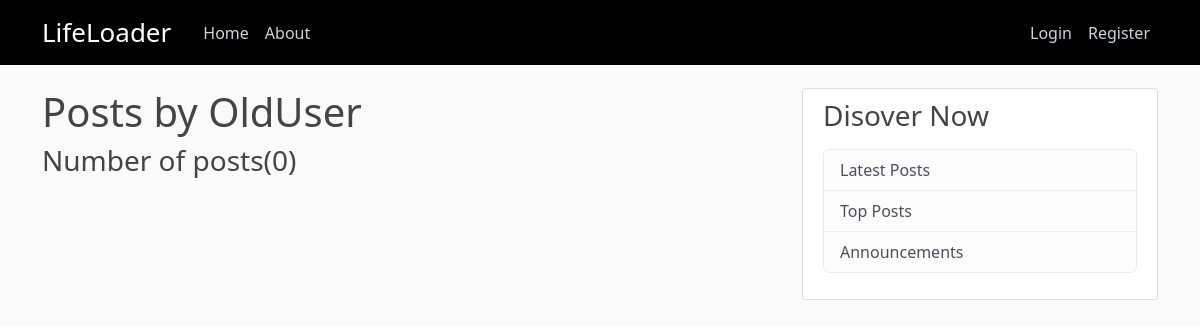
The page /posts/OldUser on the database as committed earlier.
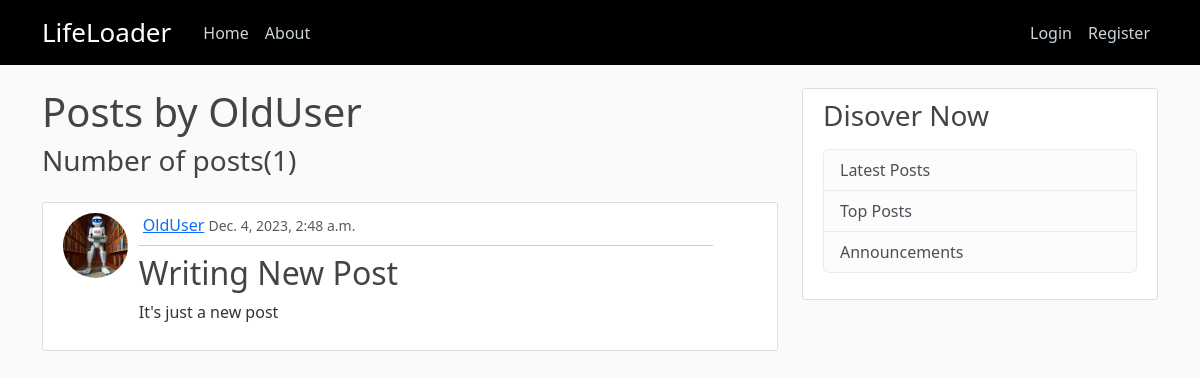
The same page on the database as committed later.
### social_net/models.py (models this page shows, shortened)
class Post(models.Model):
    author = models.ForeignKey(User, on_delete=models.CASCADE)
    title = models.CharField(max_length=150)
    content = models.TextField()
    date_created = models.DateTimeField(default=timezone.now)

### users/models.py (models this page shows, shortened)
class Profile(models.Model):
    user = models.OneToOneField(User, on_delete=models.CASCADE)
    bio = models.TextField(null=True)
    profile_pic = models.ImageField(
        default='default.jpg', upload_to='profile_pics')

### social_net/views.py (the view)
# urls.py: path('posts/<str:username>', views.UserPostListView.as_view(),
class UserPostListView(ListView):
    model = Post
    template_name = 'social_net/user_posts.html'
    context_object_name = 'posts'
    paginate_by = 5
    def get_queryset(self):
        user = get_object_or_404(User, username=self.kwargs['username'])
        return Post.objects.filter(author=user).order_by('-date_created')

### social_net/templates/social_net/user_posts.html (shortened to what this page needs)
{% extends "social_net/base_temp.html" %}
{% block content %}
    <h1>Posts by {{ view.kwargs.username }}</h1>
    <h3 class="mb-4">Number of posts({{ page_obj.paginator.count }})</h3>
    {% for post in posts %}
    <article class="media content-section">
        <div class="row">
            <div class="col-md-1">
                <img class="rounded-circle article-img" src="{{ post.author.profile.profile_pic.url }}" alt="post's author profile picture">
            </div>
            <div class="col-md-10 ms-3">
                <div class="media-body">
                    <div class="d-flex justify-content-between align-items-center">
                        <div>
                            <a class="ms-1" href="{% url 'LifeLoader-view_profile' post.author %}">{{ post.author }}</a>
                            <small class="text-muted">{{ post.date_created }}</small>
                        </div>
                    </div>
                    <hr class="my-2">
                    <h2><a class="article-title" href="{% url 'LifeLoader-post_detail' post.id %}">{{ post.title }}</a></h2>
                    <p class="article-content">{{ post.content }}</p>
                </div>
            </div>
        </div>
    </article>
    {% endfor %}
{% endblock content %}

Rows that differ between the two databases and show on the page:
added Post: author.profile.profile_pic (picture), author "OldUser", date_created "Dec. 4, 2023, 2:48 a.m.", title "Writing New Post", content "It's just a new post"
Other text that changed with them:
{{ page_obj.paginator.count }}: "0" → "1"
